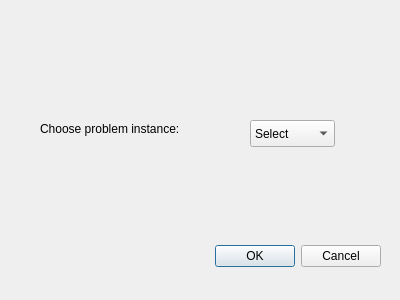
<?xml version="1.0" encoding="UTF-8"?>
<ui version="4.0">
 <class>TestingCriticalProblems</class>
 <widget class="QDialog" name="TestingCriticalProblems">
  <property name="geometry">
   <rect>
    <x>0</x>
    <y>0</y>
    <width>400</width>
    <height>300</height>
   </rect>
  </property>
  <property name="windowTitle">
   <string>Dialog</string>
  </property>
  <widget class="QDialogButtonBox" name="buttonBox">
   <property name="geometry">
    <rect>
     <x>40</x>
     <y>240</y>
     <width>341</width>
     <height>32</height>
    </rect>
   </property>
   <property name="orientation">
    <enum>Qt::Horizontal</enum>
   </property>
   <property name="standardButtons">
    <set>QDialogButtonBox::Cancel|QDialogButtonBox::Ok</set>
   </property>
  </widget>
  <widget class="QComboBox" name="comboBox">
   <property name="geometry">
    <rect>
     <x>250</x>
     <y>120</y>
     <width>85</width>
     <height>27</height>
    </rect>
   </property>
   <item>
    <property name="text">
     <string>Select </string>
    </property>
   </item>
   <item>
    <property name="text">
     <string>Tree</string>
    </property>
   </item>
   <item>
    <property name="text">
     <string>Tunnel</string>
    </property>
   </item>
   <item>
    <property name="text">
     <string>String</string>
    </property>
   </item>
   <item>
    <property name="text">
     <string>Corners</string>
    </property>
   </item>
   <item>
    <property name="text">
     <string>Connector</string>
    </property>
   </item>
   <item>
    <property name="text">
     <string>Loop-Chaining</string>
    </property>
   </item>
   <item>
    <property name="text">
     <string>Biconnected graph</string>
    </property>
   </item>
   <item>
    <property name="text">
     <string>Tree with Cycle Leaves</string>
    </property>
   </item>
   <item>
    <property name="text">
     <string>Grid</string>
    </property>
   </item>
   <item>
    <property name="text">
     <string>Polygon</string>
    </property>
   </item>
  </widget>
  <widget class="QLabel" name="label">
   <property name="geometry">
    <rect>
     <x>40</x>
     <y>120</y>
     <width>191</width>
     <height>17</height>
    </rect>
   </property>
   <property name="text">
    <string>Choose problem instance:</string>
   </property>
  </widget>
 </widget>
 <resources/>
 <connections>
  <connection>
   <sender>buttonBox</sender>
   <signal>accepted()</signal>
   <receiver>TestingCriticalProblems</receiver>
   <slot>accept()</slot>
   <hints>
    <hint type="sourcelabel">
     <x>248</x>
     <y>254</y>
    </hint>
    <hint type="destinationlabel">
     <x>157</x>
     <y>274</y>
    </hint>
   </hints>
  </connection>
  <connection>
   <sender>buttonBox</sender>
   <signal>rejected()</signal>
   <receiver>TestingCriticalProblems</receiver>
   <slot>reject()</slot>
   <hints>
    <hint type="sourcelabel">
     <x>316</x>
     <y>260</y>
    </hint>
    <hint type="destinationlabel">
     <x>286</x>
     <y>274</y>
    </hint>
   </hints>
  </connection>
 </connections>
</ui>
